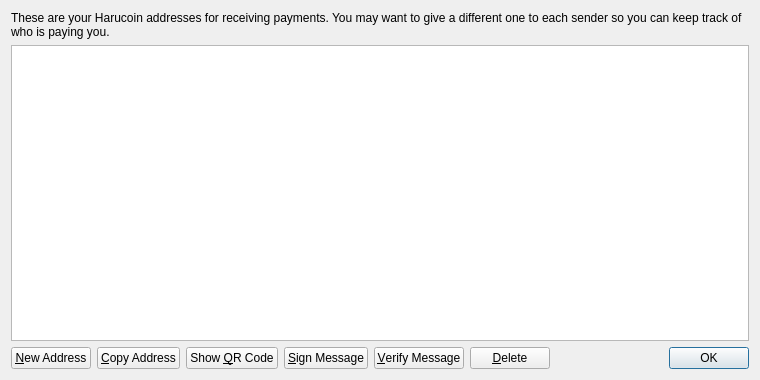
<?xml version="1.0" encoding="UTF-8"?>
<ui version="4.0">
 <class>AddressBookPage</class>
 <widget class="QWidget" name="AddressBookPage">
  <property name="geometry">
   <rect>
    <x>0</x>
    <y>0</y>
    <width>760</width>
    <height>380</height>
   </rect>
  </property>
  <property name="windowTitle">
   <string>Address Book</string>
  </property>
  <layout class="QVBoxLayout" name="verticalLayout">
   <item>
    <widget class="QLabel" name="labelExplanation">
     <property name="text">
      <string>These are your Harucoin addresses for receiving payments. You may want to give a different one to each sender so you can keep track of who is paying you.</string>
     </property>
     <property name="textFormat">
      <enum>Qt::PlainText</enum>
     </property>
     <property name="wordWrap">
      <bool>true</bool>
     </property>
    </widget>
   </item>
   <item>
    <widget class="QTableView" name="tableView">
     <property name="contextMenuPolicy">
      <enum>Qt::CustomContextMenu</enum>
     </property>
     <property name="toolTip">
      <string>Double-click to edit address or label</string>
     </property>
     <property name="tabKeyNavigation">
      <bool>false</bool>
     </property>
     <property name="alternatingRowColors">
      <bool>true</bool>
     </property>
     <property name="selectionMode">
      <enum>QAbstractItemView::SingleSelection</enum>
     </property>
     <property name="selectionBehavior">
      <enum>QAbstractItemView::SelectRows</enum>
     </property>
     <property name="sortingEnabled">
      <bool>true</bool>
     </property>
     <attribute name="verticalHeaderVisible">
      <bool>false</bool>
     </attribute>
    </widget>
   </item>
   <item>
    <layout class="QHBoxLayout" name="horizontalLayout">
     <item>
      <widget class="QPushButton" name="newAddressButton">
       <property name="toolTip">
        <string>Create a new address</string>
       </property>
       <property name="text">
        <string>&amp;New Address</string>
       </property>
       <property name="icon">
        <iconset resource="../bitcoin.qrc">
         <normaloff>:/icons/add</normaloff>:/icons/add</iconset>
       </property>
      </widget>
     </item>
     <item>
      <widget class="QPushButton" name="copyToClipboard">
       <property name="toolTip">
        <string>Copy the currently selected address to the system clipboard</string>
       </property>
       <property name="text">
        <string>&amp;Copy Address</string>
       </property>
       <property name="icon">
        <iconset resource="../bitcoin.qrc">
         <normaloff>:/icons/editcopy</normaloff>:/icons/editcopy</iconset>
       </property>
      </widget>
     </item>
     <item>
      <widget class="QPushButton" name="showQRCode">
       <property name="text">
        <string>Show &amp;QR Code</string>
       </property>
       <property name="icon">
        <iconset resource="../bitcoin.qrc">
         <normaloff>:/icons/qrcode</normaloff>:/icons/qrcode</iconset>
       </property>
      </widget>
     </item>
     <item>
      <widget class="QPushButton" name="signMessage">
       <property name="toolTip">
        <string>Sign a message to prove you own a Bitcoin address</string>
       </property>
       <property name="text">
        <string>&amp;Sign Message</string>
       </property>
       <property name="icon">
        <iconset resource="../bitcoin.qrc">
         <normaloff>:/icons/edit</normaloff>:/icons/edit</iconset>
       </property>
      </widget>
     </item>
     <item>
      <widget class="QPushButton" name="verifyMessage">
       <property name="toolTip">
        <string>Verify a message to ensure it was signed with a specified Bitcoin address</string>
       </property>
       <property name="text">
        <string>&amp;Verify Message</string>
       </property>
       <property name="icon">
        <iconset resource="../bitcoin.qrc">
         <normaloff>:/icons/transaction_0</normaloff>:/icons/transaction_0</iconset>
       </property>
      </widget>
     </item>
     <item>
      <widget class="QPushButton" name="deleteButton">
       <property name="toolTip">
        <string>Delete the currently selected address from the list. Only sending addresses can be deleted.</string>
       </property>
       <property name="text">
        <string>&amp;Delete</string>
       </property>
       <property name="icon">
        <iconset resource="../bitcoin.qrc">
         <normaloff>:/icons/remove</normaloff>:/icons/remove</iconset>
       </property>
      </widget>
     </item>
     <item>
      <spacer name="horizontalSpacer">
       <property name="orientation">
        <enum>Qt::Horizontal</enum>
       </property>
       <property name="sizeHint" stdset="0">
        <size>
         <width>40</width>
         <height>20</height>
        </size>
       </property>
      </spacer>
     </item>
     <item>
      <widget class="QDialogButtonBox" name="buttonBox">
       <property name="sizePolicy">
        <sizepolicy hsizetype="Maximum" vsizetype="Fixed">
         <horstretch>0</horstretch>
         <verstretch>0</verstretch>
        </sizepolicy>
       </property>
       <property name="standardButtons">
        <set>QDialogButtonBox::Ok</set>
       </property>
      </widget>
     </item>
    </layout>
   </item>
  </layout>
 </widget>
 <resources>
  <include location="../bitcoin.qrc"/>
 </resources>
 <connections/>
</ui>
